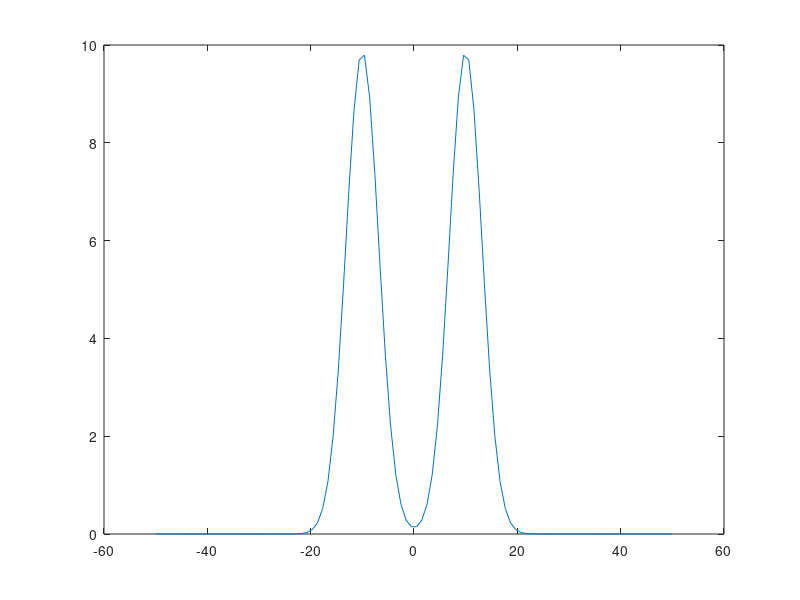

This chart was generated by the following MATLAB code: (Note: this script raises an error after producing the figure.)

clear gexp;
pars = [0 10 -10 20 0 20 10 10 20 0 20];

n = 100
x = linspace(-50,50,n);
y = linspace(-50,50,n);
for j = 1:n
    for k = 1:n
        gexp(j,k) = pars(1) + pars(2) * ( (exp( -(x(j) - pars(3)).^2/pars(4) )')*exp( -(y(k) - pars(5)).^2/pars(6) ) ) + pars(7) * ( (exp( -(x(j) - pars(8)).^2/pars(9) )')*exp( -(y(k) - pars(10)).^2/pars(11) ) );
    end
end


figure(4)
plot(x,gexp(:,floor(n/2)))

imageblu(gexp);
axis square;